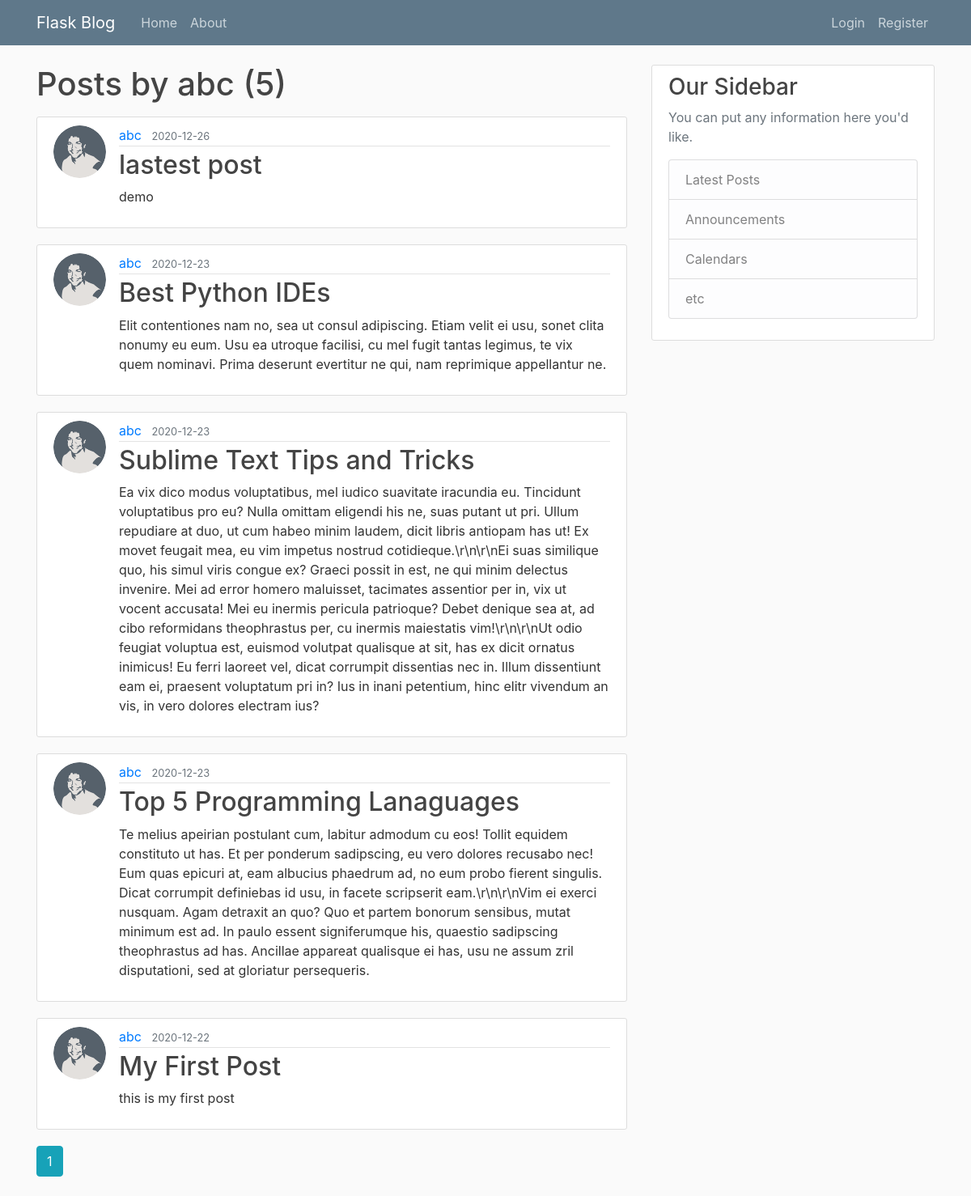
Screenshot of /user/abc with the database file from the repository.
### flaskblog/models.py (models this page shows, shortened)
class User(db.Model, UserMixin):    #used to create DB Object
    id = db.Column(db.Integer, primary_key=True)
    username = db.Column(db.String(20), unique=True, nullable=False)
    email = db.Column(db.String(120), unique=True, nullable=False)
    image_file = db.Column(db.String(20), nullable=False, default='default.jpg')
    password = db.Column(db.String(60), nullable=False)
    posts = db.relationship('Post', backref='author', lazy=True)

class Post(db.Model):   #used to create DB Object
    id = db.Column(db.Integer, primary_key=True)
    title = db.Column(db.String(100), nullable=False)
    date_posted = db.Column(db.DateTime, nullable=False, default=datetime.utcnow)
    content = db.Column(db.Text, nullable=False)
    user_id = db.Column(db.Integer, db.ForeignKey('user.id'), nullable=False)

### flaskblog/routes.py (the view)
@app.route("/user/<string:username>")
def user_posts(username):
    page = request.args.get('page', 1, type=int)
    user = User.query.filter_by(username=username).first_or_404()
    posts = Post.query.filter_by(author=user)\
        .order_by(Post.date_posted.desc())\
        .paginate(page=page, per_page=5)
    return render_template('user_posts.html', posts=posts, user=user)

### flaskblog/templates/user_posts.html
{% extends "layout.html" %}
{% block content %}
    <h1 class="mb-3">Posts by {{ user.username }} ({{ posts.total }})</h1>
    {% for post in posts.items %}
        <article class="media content-section">
          <img class="rounded-circle article-img" src="{{ url_for('static', filename='profile_pics/' + post.author.image_file) }}">
          <div class="media-body">
            <div class="article-metadata">
              <a class="mr-2" href="{{ url_for('user_posts', username=post.author.username) }}">{{ post.author.username }}</a>
              <small class="text-muted">{{ post.date_posted.strftime('%Y-%m-%d') }}</small>
            </div>
            <h2><a class="article-title" href="{{ url_for('post', post_id=post.id) }}">{{ post.title }}</a></h2>
            <p class="article-content">{{ post.content }}</p>
          </div>
        </article>
    {% endfor %}
    {% for page_num in posts.iter_pages(left_edge=1, right_edge=1, left_current=1, right_current=2) %}
      {% if page_num %}
        {% if posts.page == page_num %}
          <a class="btn btn-info mb-4" href="{{ url_for('user_posts', username=user.username, page=page_num) }}">{{ page_num }}</a>
        {% else %}
          <a class="btn btn-outline-info mb-4" href="{{ url_for('user_posts', username=user.username, page=page_num) }}">{{ page_num }}</a>
        {% endif %}
      {% else %}
        ...
      {% endif %}
    {% endfor %}
{% endblock content %}

### flaskblog/static/main.css (style rules this page uses)
body { background: #fafafa; color: #333333; margin-top: 5rem; }
h1, h2, h3, h4, h5, h6 { color: #444444; }
.content-section { background: #ffffff; padding: 10px 20px; border: 1px solid #dddddd; border-radius: 3px; margin-bottom: 20px; }
.article-title { color: #444444; }
.article-content { white-space: pre-line; }
.article-img { height: 65px; width: 65px; margin-right: 16px; }
.article-metadata { padding-bottom: 1px; margin-bottom: 4px; border-bottom: 1px solid #e3e3e3 }

### rows the page displays
User: username "abc"
Post: image_file (picture), author.username "abc", date_posted "2020-12-26", title "lastest post", content "demo"
Post: image_file (picture), author.username "abc", date_posted "2020-12-23", title "Best Python IDEs", content "Elit contentiones nam no, sea ut consul adipiscing. Etiam velit ei usu, sonet clita nonumy eu eum. Usu ea utroque facilisi, cu mel fugit tantas legimus, te vix quem nominavi. Prima deserunt evertitur ne qui, nam reprimique appellantur ne."
Post: image_file (picture), author.username "abc", date_posted "2020-12-23", title "Sublime Text Tips and Tricks", content "Ea vix dico modus voluptatibus, mel iudico suavitate iracundia eu. Tincidunt voluptatibus pro eu? Nulla omittam eligendi his ne, suas putant ut pri. Ullum repudiare at duo, ut cum habeo minim laudem, dicit libris antiopam has ut! Ex movet feugait mea, eu vim impetus nostrud cotidieque.\\r\\n\\r\\nEi suas similique quo, his simul viris congue ex? Graeci possit in est, ne qui minim delectus invenire. Mei ad error homero maluisset, tacimates assentior per in, vix ut vocent accusata! Mei eu inermis pericula patrioque? Debet denique sea at, ad cibo reformidans theophrastus per, cu inermis maiestatis vim!\\r\\n\\r\\nUt odio feugiat voluptua est, euismod volutpat qualisque at sit, has ex dicit ornatus…"
Post: image_file (picture), author.username "abc", date_posted "2020-12-23", title "Top 5 Programming Lanaguages", content "Te melius apeirian postulant cum, labitur admodum cu eos! Tollit equidem constituto ut has. Et per ponderum sadipscing, eu vero dolores recusabo nec! Eum quas epicuri at, eam albucius phaedrum ad, no eum probo fierent singulis. Dicat corrumpit definiebas id usu, in facete scripserit eam.\\r\\n\\r\\nVim ei exerci nusquam. Agam detraxit an quo? Quo et partem bonorum sensibus, mutat minimum est ad. In paulo essent signiferumque his, quaestio sadipscing theophrastus ad has. Ancillae appareat qualisque ei has, usu ne assum zril disputationi, sed at gloriatur persequeris."
Post: image_file (picture), author.username "abc", date_posted "2020-12-22", title "My First Post", content "this is my first post"

### other values shown
{{ posts.total }} "5"
{{ page_num }} "1"
